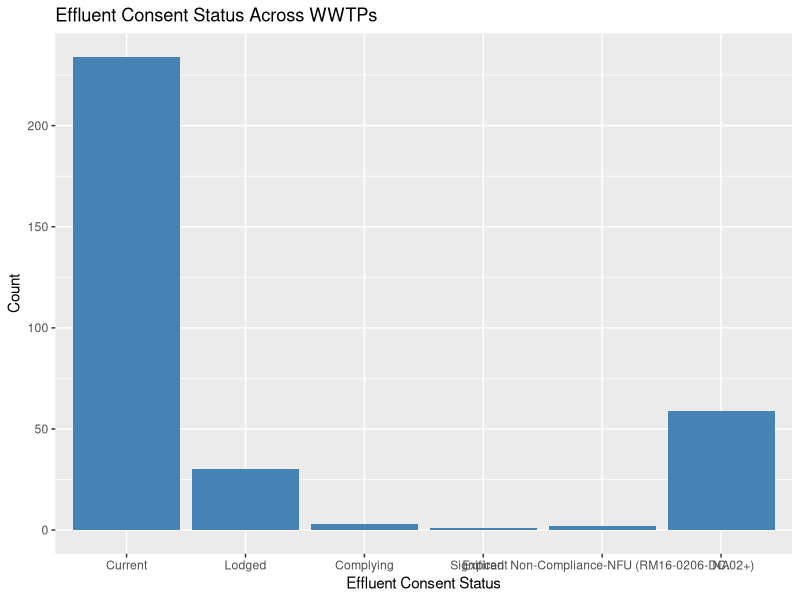
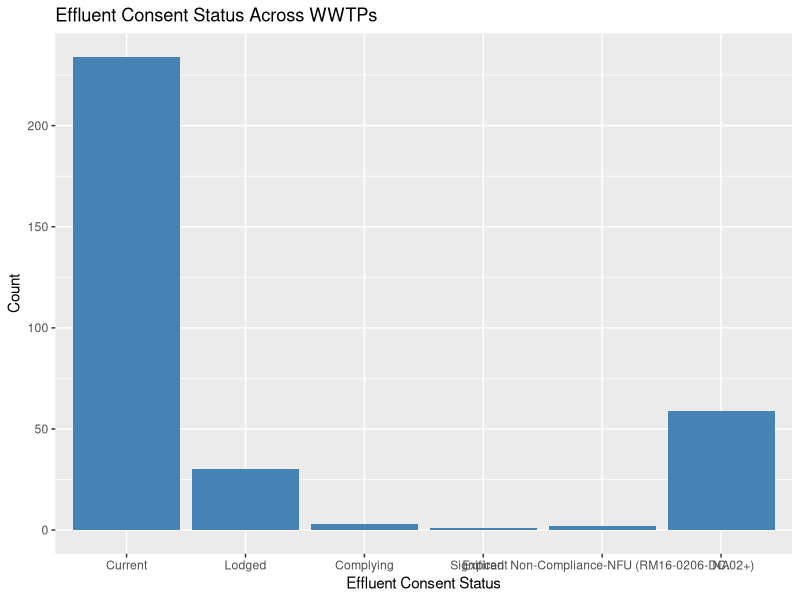

These charts were generated, in order, by the following R code:
library("readxl")
library("dplyr")
library("stringr")
library("ggplot2")
library("tidyr")

wwtp <- read_excel("2020-2021 Combined WWTP Data.xlsx", sheet=2)

#how many wwtp in each council?
wwtp.count <- wwtp %>% count(`Managing organisation`)
wwtp.count.sort <- arrange(wwtp.count, n)

#lowest
print(slice(wwtp.count.sort, 1))

#highest
print(slice_tail(wwtp.count.sort, n=2))

# number 
uniq <- unique(wwtp.count$n)
uniq[which.max(tabulate(match(wwtp.count$n, uniq)))]

#wellington
wwtp.count %>% filter(`Managing organisation` == "%ellington%")

#wwtp serve people
wwtp.pop <- wwtp %>% 
  group_by(`Managing organisation`) %>% 
  summarise(total_population = sum(Population, na.rm=TRUE))

#serve the least people
print(wwtp.pop %>% 
        arrange(total_population), n=63)

#serve the most people
print(wwtp.pop %>% 
        arrange(desc(total_population)))


#treatment level
print(wwtp_treatment_levels <- wwtp %>% 
        count(`Level of treatment`))

#effluent status
print(unique(wwtp$`Effluent consent status`))
print(table(wwtp$`Effluent consent status`))

#clean consent status
wwtp$`Effluent consent status` <- str_replace_all(wwtp$`Effluent consent status`, 
                                                  c("Current" = "Current", 
                                                    "Currrent" = "Current",
                                                    "current" = "Current",
                                                    "lodged" = "Lodged"))

wwtp$`Effluent consent status` <- factor(wwtp$`Effluent consent status`,
                                         levels=c("Current", "Lodged", "Complying", "Expired", "Significant Non-Compliance-NFU (RM16-0206-DC.02+)"))

effluent.count <- wwtp %>% count(`Effluent consent status`)
ggplot(effluent.count, aes(x = `Effluent consent status`, y = n)) +
  geom_bar(stat = "identity", fill = "steelblue") +
  labs(title = "Effluent Consent Status Across WWTPs", x = "Effluent Consent Status", y = "Count")
ggsave("effluentbar.jpg", width = 12, height = 8, dpi = 300)


#convert csv for map in tableau
write.table(wwtp[,c("Northing", "Easting")],
            file="cord.csv", sep=" ", row.names=FALSE)
